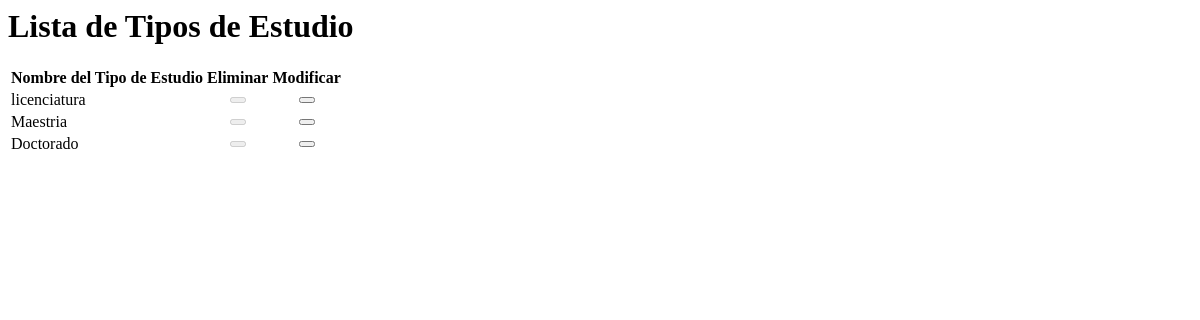
Before: /Datos/cargarTipos.php with the older database file.
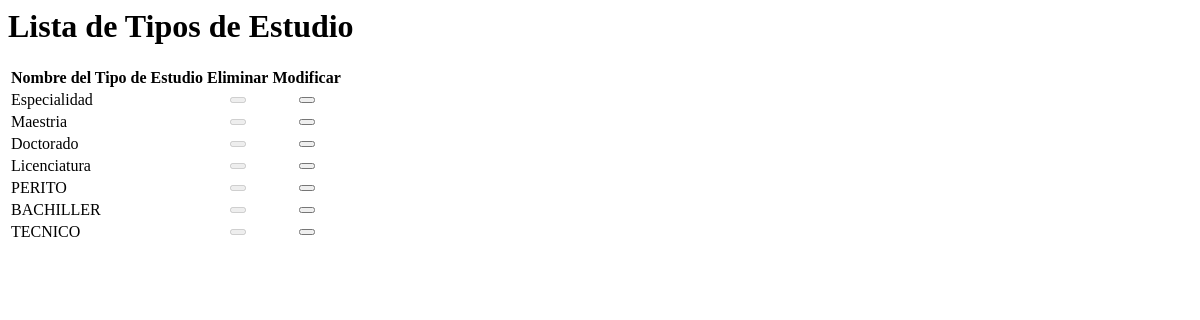
After: the same page with the newer database file.
### tables this page shows
CREATE TABLE IF NOT EXISTS `tipo_estudio` (
  `ID_Tipo_estudio` int(11) NOT NULL,
  `Tipo_estudio` varchar(45) NOT NULL
);

### Datos/cargarTipos.php (the view, shortened to what this page needs)
<?php
 $pame = mysql_query("SELECT * FROM tipo_estudio");
?>
<html lang="es">
<head>
</head>
<body>
    <div class="row">
        <div class="col-lg-12">
            <h1 class="page-header">Lista de Tipos de Estudio</h1>
        </div>
    </div>
    <div class="table-responsive">
        <table class="table table-bordered table-hover table-striped">
            <thead>
        <tr>
            <th><strong>Nombre del Tipo de Estudio</strong></th>
            <th><strong>Eliminar</strong></th>
            <th><strong>Modificar</strong></th>
        </tr>
            </thead>
      <tbody>
        <?php
        while ($row = mysql_fetch_array($pame)) {
            $id = $row['ID_Tipo_estudio'];
         ?>
          <tr>
                  <td><div class="text" id="npais-<?php echo $id ?>"><?php echo $row['Tipo_estudio'] ?></div></td>
<?php
if($_SESSION['user_rol'] != 100){
      echo'            <td>
          <center>
              <button class="elimina btn btn-danger glyphicon glyphicon-trash" disabled="TRUE"></button>
          </center>
            </td> ';
}else{
   echo '      <td>
          <center>
              <button class="elimina btn btn-danger glyphicon glyphicon-trash"></button>
          </center>
            </td> ';
}
 ?>
            <td>
            <center>
                <button   type="button"  id="editar" href="#" class="editarb btn btn-primary glyphicon glyphicon-edit" >
                </button>
            </center>
            </td>
    </tr>
   <?php } ?>
 </tbody>
    </table>
    </div>
</body>
</html>

Changed rows visible on the page:
removed tipo_estudio: Tipo_estudio "licenciatura"
added tipo_estudio: Tipo_estudio "Especialidad"
added tipo_estudio: Tipo_estudio "Licenciatura"
added tipo_estudio: Tipo_estudio "PERITO"
added tipo_estudio: Tipo_estudio "BACHILLER"
added tipo_estudio: Tipo_estudio "TECNICO"
